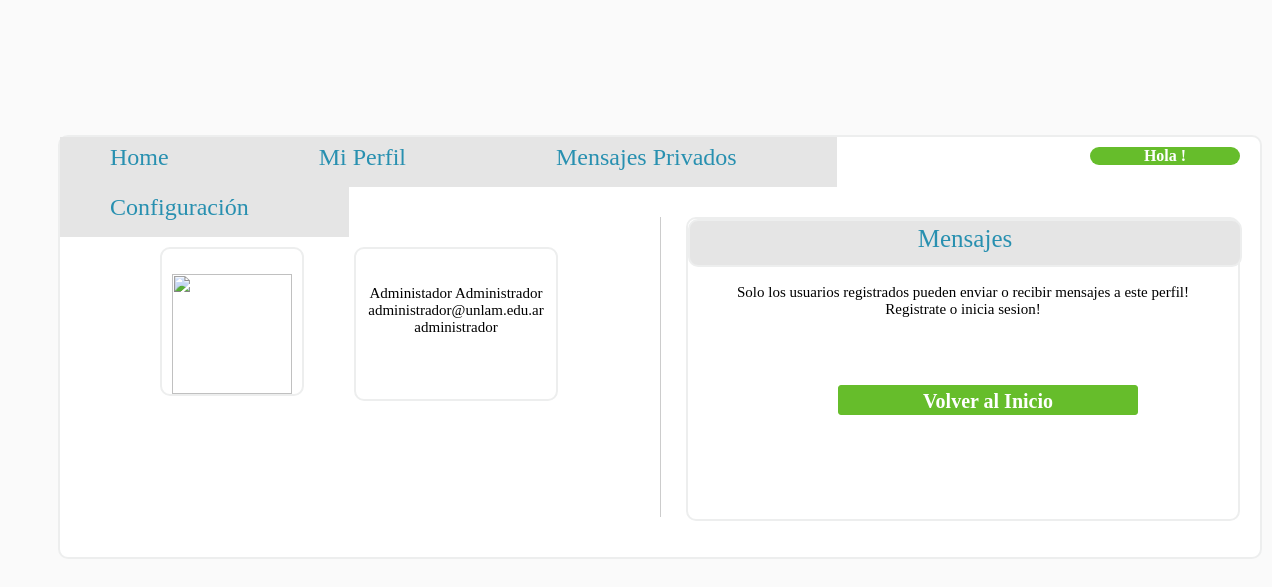
The app's page /paginas/perfil.php?p=1 with its own data.
### tables this page shows
CREATE TABLE `usuario` (
  `idusuario` int(11) NOT NULL AUTO_INCREMENT,
  `nombre` text NOT NULL,
  `apellido` text NOT NULL,
  `mail` text NOT NULL,
  `descripcion` text,
  `password` text NOT NULL,
  `administrador` int(11) NOT NULL DEFAULT '0',
  `privacidad` int(11) NOT NULL DEFAULT '3',
  PRIMARY KEY (`idusuario`)
);

### paginas/mysql.php (called while the page is built, shortened)
<?php
$server="localhost:3306";
$user="root";
$password="";
$conexion=(mysqli_connect($server,$user,$password));
$consulta=mysqli_query($conexion,$con);
?>

### paginas/perfil.php (the view, shortened to what this page needs)
<!DOCTYPE html>
<html>
<head>
	<link rel="stylesheet" type="text/css" href="../css/estilo2.css"/>
</head>
<body>
		<div id="container">
					<ul class="dropdown">
						<li><a href="home.php" class="dir">Home</a></li>
						<li><a href="perfil.php" class="dir">Mi Perfil</a></li>
						<li><a href="mensajes-privados.php" class="dir">Mensajes Privados</a></li>
						<li><a href="conf.php" class="dir">Configuraci&oacute;n</a></li>
					</ul>
					<?php
					$activo=$_SESSION['activo'];
					?>
					<div class="bienvenidos">
						Hola <?php
							?>!
					</div>
					<div id="perfilmostrar">
							<div class="imagen"><img src="../img/perfildefault.png." width="120px" height="120px" alt=""/></a></div>
							<div id="infoperfil"><p>
								<?php
								$perf=$_GET['p'];
								if ($perf!=NULL) {
												$con="CALL perfil('$perf')";
												require ("mysql.php");
												while($resultados=mysqli_fetch_array($consulta)){
													echo '<div class="aviso">'.$resultados['nombre'].' ';
													echo $resultados['apellido'].'</br></div>';
													echo '<div class="aviso">'.$resultados['mail'].'</br></div>';
													echo '<div class="aviso">'.$resultados['descripcion'].'</div>';
												}
								     }
								?></p></div>
					</div>
					<div class="lineavertical"></div>
					<div id="mensajes">
						<div id="mensajestitulo">Mensajes</div>
					<?php
						$con="CALL perfil($perf)";
						require ("mysql.php");
						$g=mysqli_fetch_array($consulta);
						$privacidad=$g['privacidad'];
						if ($activo!=NULL) {
							if($perf!=NULL){
								switch ($privacidad) {
									case '1':
									if ($seguidores!=NULL){
										$con="CALL mensajes('$perf')";
										require ("mysql.php");
										?>
											<div class="mensajesrecibidos">
										<?php
										while($f=mysqli_fetch_array($consulta)){
																				echo '<div class="aviso"></br>'.$f['nombre'].' ';
																				echo $f['apellido'].'</br></div>';
																				echo '<div class="aviso">'.$f['mensaje'].'</div>';
																				}
										mysqli_close($conexion);
										?>
										</div>
										<div class="escribir">
												<form method="post" action="envio-msj.php" name="busqueda">
												<textarea id="mensaje" name="mensaje" placeholder="Escriba su mensaje aqu&iacute;. Maximo 200 caracteres" rows="3" cols="60" onkeypress="return limita(this,event,200)"
                                                onkeyup="cuenta(this,event,200,'contador')"></textarea>
                                                <span id="contador"></span>
												<input type="hidden" id="receptor" name="receptor" value="<?php echo $perf;?>"/>
												<input type="submit" id="botonsend" name="enviar" value="Enviar"/></form>
										</div>
									<?php }
										 else echo '<div class="aviso">
										 			</br>La privacidad de este usuario no permite que envies ni que leas sus msjs</div>';
										break;
									case '2':
									if ($seguidores!=NULL){
										$con="CALL mensajes('$perf')";
										require ("mysql.php");
										?>
											<div class="mensajesrecibidos">
										<?php
										while($f=mysqli_fetch_array($consulta)){
																				echo '<div class="aviso"></br>'.$f['nombre'].' ';
																				echo $f['apellido'].'</br></div>';
																				echo '<div class="aviso">'.$f['mensaje'].'</div>';
																				}
										mysqli_close($conexion);
										?>
										</div>
										<div class="escribir">
												<form method="post" action="envio-msj.php" name="busqueda">
												<textarea id="mensaje" name="mensaje" placeholder="Escriba su mensaje aqu&iacute;. Maximo 200 caracteres" rows="3" cols="60" onkeypress="return limita(this,event,200)"
                                                onkeyup="cuenta(this,event,200,'contador')"></textarea>
                                                <span id="contador"></span>
												<input type="hidden" id="receptor" name="receptor" value="<?php echo $perf;?>"/>
												<input type="submit" id="botonsend" name="enviar" value="Enviar"/></form>
										</div>
									<?php }
									else {
										$con="CALL mensajes('$perf')";
										require ("mysql.php");
										?>
											<div class="mensajesrecibidos">
										<?php
										while($f=mysqli_fetch_array($consulta)){
																				echo '<div class="aviso"></br>'.$f['nombre'].' ';
																				echo $f['apellido'].'</br></div>';
																				echo '<div class="aviso">'.$f['mensaje'].'</div>';
																				}
										mysqli_close($conexion);
										?>
										</div>
										<?php
										}
										break;
										default:
										$con="CALL mensajes('$perf')";
										require ("mysql.php");
										?>
											<div class="mensajesrecibidos">
										<?php
										while($f=mysqli_fetch_array($consulta)){
																				echo '<div class="aviso"></br>'.$f['nombre'].' ';
																				echo $f['apellido'].'</br></div>';
																				echo '<div class="aviso">'.$f['mensaje'].'</div>';
																				}
										mysqli_close($conexion);
										?>
										</div>
										<div class="escribir">
												<form method="post" action="envio-msj.php" name="busqueda">
												<textarea id="mensaje" name="mensaje" placeholder="Escriba su mensaje aqu&iacute;. Maximo 200 caracteres" rows="3" cols="60" onkeypress="return limita(this,event,200)"
                                                onkeyup="cuenta(this,event,200,'contador')"></textarea>
                                                <span id="contador"></span>
												<input type="hidden" id="receptor" name="receptor" value="<?php echo $perf;?>"/>
												<input type="submit" id="botonsend" name="enviar" value="Enviar"/></form>
										</div>
										<?php
										break;
								}
											}
							else {
									$con="CALL mensajes('$idusr')";
										require ("mysql.php");
										?>
											<div class="mensajesrecibidos">
										<?php
										while($f=mysqli_fetch_array($consulta)){
																				echo '<div class="aviso"></br>'.$f['nombre'].' ';
																				echo $f['apellido'].'</br></div>';
																				echo '<div class="aviso">'.$f['mensaje'].'</div>';
																				}
										mysqli_close($conexion);
										?>
										</div>
										<div class="escribir">
												<form method="post" action="envio-msj.php" name="busqueda">
												<textarea id="mensaje" name="mensaje" placeholder="Escriba su mensaje aqu&iacute;. Maximo 200 caracteres" rows="3" cols="60" onkeypress="return limita(this,event,200)"
                                                onkeyup="cuenta(this,event,200,'contador')"></textarea>
                                                <span id="contador"></span>
												<input type="hidden" id="receptor" name="receptor" value="<?php echo $perf;?>"/>
												<input type="submit" id="botonsend" name="enviar" value="Enviar"/></form>
										</div>
								<?php
								}
											}
						else	{
							if($perf!=NULL){
										switch ($privacidad) {
											case '1':
												echo "<div class='aviso'><br/>Solo los usuarios registrados pueden enviar o recibir mensajes a este perfil!<br/>
												Registrate o inicia sesion!<br/><br/></div>";
												echo "<form action='../index.php'>
    											<input type=submit value='Volver al Inicio' name='logon' id='botonback'>
												</form>";
											break;
										?>
										<?php
										}
									}
							else{
							echo "<div class='aviso'><br/>Solo los usuarios registrados tienen mensajes! Registrate o inicia sesion!<br/><br/></div>";
							echo "<form action='../index.php'>
    						<input type=submit value='Volver al Inicio' name='logon' id='botonback'>
							</form>";
								}
						}
					?>
					</div>
  		</div>
</body>
</body>
</html>

### css/estilo2.css (style rules this page uses)
body { background-color: #fafafa; background-image:url("../img/fondo3.jpg"); background-position: center center; background-repeat: no-repeat; background-attachment: fixed; background-size: cover; }
#container { width: 1200px; height: 420px; margin-top: 135px; border-radius: 10px; border:solid; border-color: #edeeee; border-width: 2px; margin-right: 50px; margin-left:50px; background-color: #fff; }
.dropdown { height:50px; width:960px; }
ul.dropdown, ul.dropdown li, ul.dropdown ul { list-style: none; margin: 0; padding: 0; height: 50px; }
ul.dropdown { position: relative; z-index: 597; float: left; height: 50px; }
ul.dropdown li { float: left; min-height: 1px; line-height: 1.3em; vertical-align: middle; height: 50px; }
ul.dropdown { font: normal 12px 'Corbel', text-transform: uppercase; height: 50px; }
ul.dropdown li { padding: 7px 0; background-color: #E5E5E5; color: #2890B0; line-height: normal; height: 50px; }
ul.dropdown a:link, ul.dropdown a:visited { color: #2890B0; text-decoration: none; font-family: 'Corbel';font-size: 24px; }
ul.dropdown *.dir { padding-right: 100px; background-image: none; background-position: 100% 50%; background-repeat: no-repeat; }
ul.dropdown li a { display: block; padding: 7px 50px; }
ul.dropdown li { padding: 0; }
#perfilmostrar { width: 550px; height: 300px; float: left; }
.imagen { padding-top: 25px; padding-left: 10px; margin-left: 100px; margin-top: 60px; border-radius: 10px; border: solid; border-width: 2px; border-color: #edeeee; width: 130px; height: 120px; float: left; }
#infoperfil { border-radius: 10px; border: solid; border-width: 2px; border-color: #edeeee; width: 200px; height: 150px; float: left; margin-right: 20px; margin-left: 50px; margin-top: 60px; }
p { text-align: center; padding: 2px; }
.lineavertical { border-left: 1px solid #ccc; height: 300px; width: 1px; margin-left: 600px; margin-top: 80px; position: absolute; }
#mensajes { width: 550px; height: 300px; float: right; margin-top: 30px; margin-right: 20px; border-radius: 10px; border: solid; border-width: 2px; border-color: #edeeee; }
#mensajestitulo { border: solid; width: 100%; height: 40px; text-align: center; padding-top: 4px; font-family: 'Corbel'; font-size: 25px; color: #2890B0; background-color: #E5E5E5; border-radius: 10px; border: solid; border-width: 2px; border-color: #edeeee; }
.bienvenidos { color: #fff; background-color: #66bd2b; border-color: #2e6da4; width: 150px; float: right; margin-top: 10px; margin-right: 20px; text-align: center; font-family: 'Corbel'; border-radius: 10px; font-weight: bold; }
.aviso { font-family: 'Corbel'; text-align: center; font-size: 15px; }
#botonback { float: right; margin-top: 50px; margin-right: 100px; background-color: #66bd2b; border-color:#66bd2b; border-width: 1px; width:300px; height: 30px; line-height: 29px; font-family:'Corbel'; color:#fff; font-size:20px; border-radius:3px; border-style: solid; font-weight: bold; }

### records on screen
usuario: nombre "Administador", apellido "Administrador", mail "administrador@unlam.edu.ar", descripcion "administrador"
